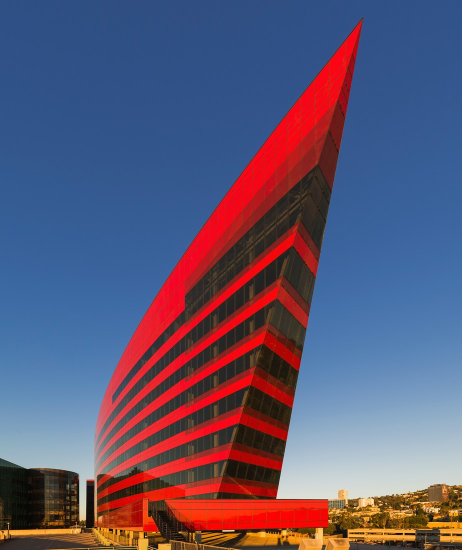
#> input picture CVbook/ch1/building.jpg, 923 x 1100 px (shown at 1/2 size)
$ python denoise.py
#> lines starting #> are read from the running program, lines starting #| are printed output that depends on the picture
### CVbook/ch1/rof.py
import numpy as np
from PIL import Image

# total variation (TV) of a (grayscale) image I is defined as the sum of the gradient noem
def denoise(im, U_init, tolerance=0.1, tau=0.125, tv_weight=100):
  """ An implementation of the Rudin-Osher-Fatemi (ROF) denoising model using the
      numerical procedure presented in eq (11) A. Chambolle (2005).

  input: noisy input image (grayscale), inital guess for U, wieght of the
        TV-regularizing term, steplength, tolerance for top criterion.

  output: denoised and detextured image, texture residual """
#> called with tolerance = 0.1, tau = 0.125, tv_weight = 100

  m, n = im.shape # size of noisy image (notice it must come as a numpy array

  # initialize
  U = U_init
  Px = im # x - component to the dual field
  Py = im # y - component of the dual field
  error = 1

  while (error > tolerance):
    Uold = U

    # gradient of primal variable
    GradUx = np.roll(U, -1, axis=1)-U # x - copmonent of U's gradient
    GradUy = np.roll(U, -1, axis=0)-U # y - component of U's gradient

    # update the dual variable
    PxNew = Px + (tau/tv_weight)*GradUx
    PyNew = Py + (tau/tv_weight)*GradUy
    NormNew = np.maximum(1, np.sqrt(PxNew**2+PyNew**2))

    Px = PxNew/NormNew # update of x-component (dual)
    Py = PyNew/NormNew # update of y-component (dual)

    # update the primal variable
    RxPx = np.roll(Px,1,axis=1) # right x-translation of x-component
    RyPy = np.roll(Py,1,axis=0) # right y-translation of y-component

    DivP = (Px-RxPx)+(Py-RyPy) # divergence of the dual field

    U = im + tv_weight*DivP # update of the primal variable

    # update of error
    error = np.linalg.norm(U-Uold)/np.sqrt(n*m)

  return U, im-U # denoised image and texture residual

# the function, "roll()" of the numpy module rolls the values of an array cyclically around an axis, convinient for computing neighbor differences, in this case for derivatives

# linalg measures the difference between two arrays (U, Uold)

### CVbook/ch1/denoise.py
import numpy as np
from scipy.ndimage import filters
import rof
from matplotlib import pyplot as plt
from PIL import Image

# create a synthetic image with noise
im = np.zeros((500,500))
im[100:400 , 100:400] = 128
im[200:300, 200:300] = 255
im = np.array(im, 'uint8')
# add some noise
im = im + 30*np.random.standard_normal((500,500))


U, T = rof.denoise(im, im)
G = filters.gaussian_filter(im,10)

# plot result
plt.figure(1)
plt.subplot(131), plt.imshow(im,'gray'), plt.title('Original Image')
plt.axis('off')
plt.subplot(132), plt.imshow(G,'gray'), plt.title('Gaussian Filter')
plt.axis('off')
plt.subplot(133), plt.imshow(U,'gray'), plt.title('ROF denoising')
plt.axis('off')

# now lets see how the ROF algorithm handles real images
im2 = np.array(Image.open('building.jpg').convert('L'))
U2, T2 = rof.denoise(im2, im2)
#> call 2 of denoise, with tolerance = 0.1, tau = 0.125, tv_weight = 100
#> the loop in denoise (call 2), `while (error > tolerance):` made 26 passes
#> error on passes 1 to 12: 0.141, 1.8, 1.15, 0.814, 0.619, 0.496, 0.412, 0.351, 0.306, 0.271, 0.244, 0.221
#> pass 1, in denoise (call 2), `GradUx = np.roll(U, -1, axis=1)-U # x - copmonent of U's gradient`:
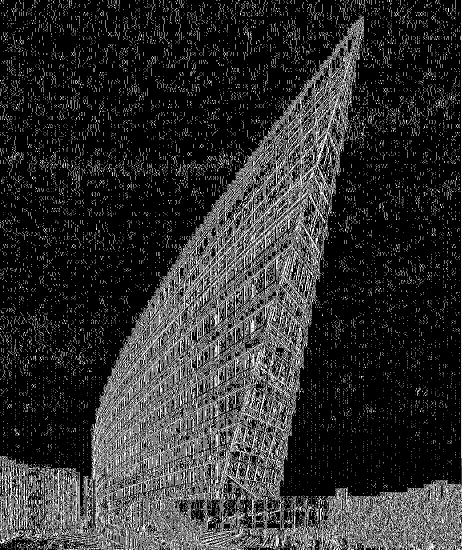
#> GradUx: shape (1100, 923) (shown at 1/2 size); min 0, max 255, mean 48.4
#> pass 1, in denoise (call 2), `GradUy = np.roll(U, -1, axis=0)-U # y - component of U's gradient`:
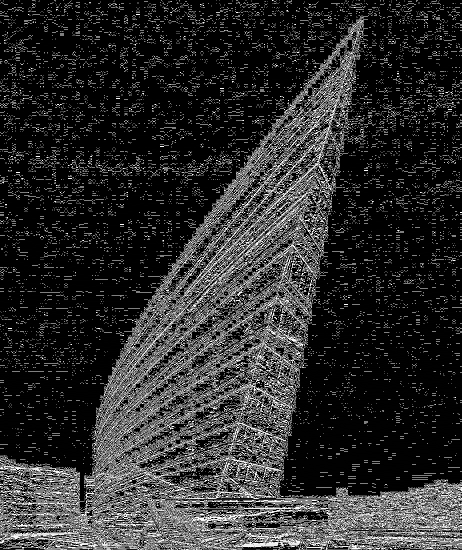
#> GradUy: shape (1100, 923) (shown at 1/2 size); min 0, max 255, mean 44.8
#> after the loop in denoise (call 2), `while (error > tolerance):`:
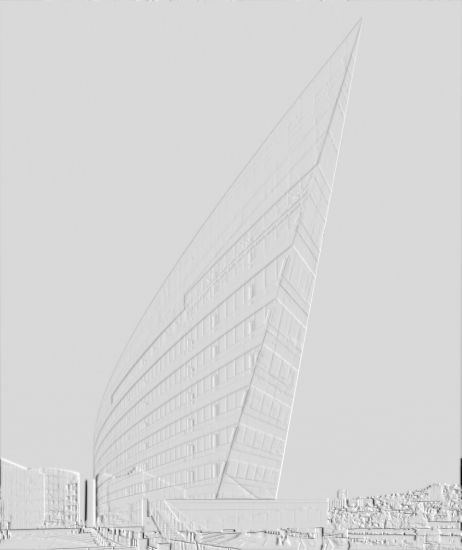
#> Px: shape (1100, 923) float64 (shown at 1/2 size); min -0.979, max 1, mean 0.692; drawn with min black and max white
#> after the loop in denoise (call 2), `while (error > tolerance):`:
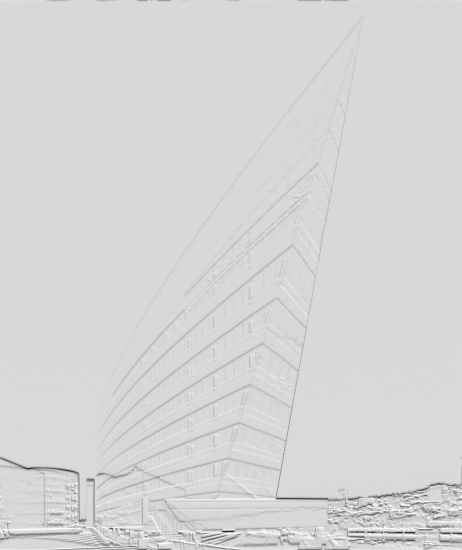
#> Py: shape (1100, 923) float64 (shown at 1/2 size); min -0.954, max 1, mean 0.691; drawn with min black and max white
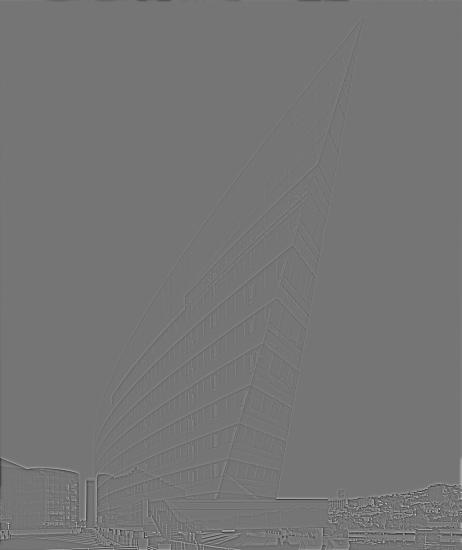
#> T2: shape (1100, 923) float64 (shown at 1/2 size); min -135.6, max 158.6, mean 0; drawn with min black and max white

G2 = filters.gaussian_filter(im2,10)
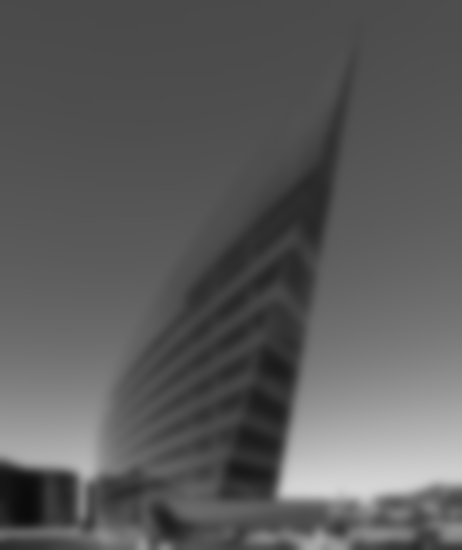
#> G2: shape (1100, 923) (shown at 1/2 size); min 11, max 214, mean 91.7

plt.figure(2)
plt.subplot(131), plt.imshow(im2,'gray'), plt.title('Original Image')
plt.axis('equal'), plt.axis('off')
plt.subplot(132), plt.imshow(G2,'gray'), plt.title('Gaussian Filter')
plt.axis('equal'), plt.axis('off')
plt.subplot(133), plt.imshow(U2,'gray'), plt.title('ROF denoising')
plt.axis('equal'), plt.axis('off')

plt.show()
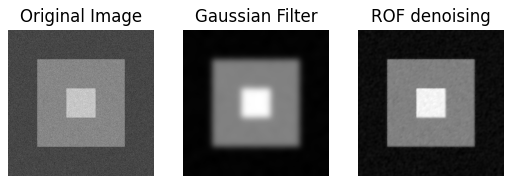
#> figure drawn by matplotlib, 3 panels
